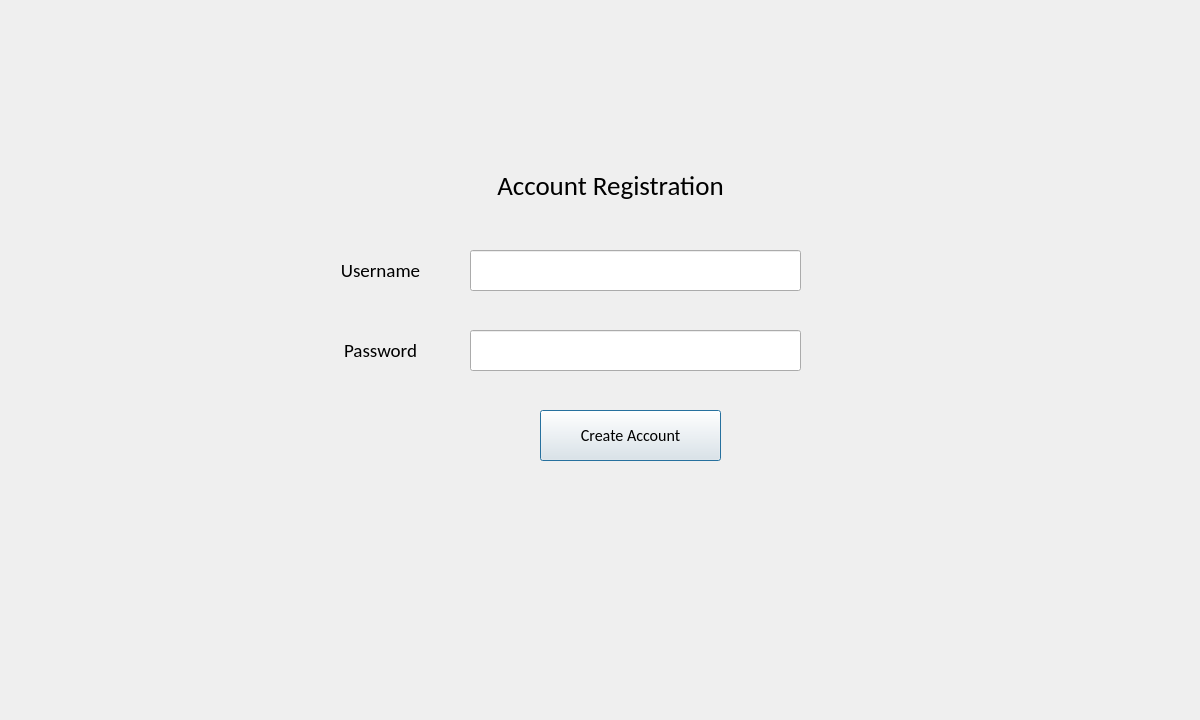
<?xml version="1.0" encoding="UTF-8"?>
<ui version="4.0">
 <class>Dialog</class>
 <widget class="QDialog" name="Dialog">
  <property name="geometry">
   <rect>
    <x>0</x>
    <y>0</y>
    <width>1200</width>
    <height>720</height>
   </rect>
  </property>
  <property name="windowTitle">
   <string>3D Object Detection from Point Clouds Platform</string>
  </property>
  <widget class="QPushButton" name="registerButton">
   <property name="geometry">
    <rect>
     <x>540</x>
     <y>410</y>
     <width>181</width>
     <height>51</height>
    </rect>
   </property>
   <property name="font">
    <font>
     <family>Calibri</family>
     <pointsize>12</pointsize>
    </font>
   </property>
   <property name="styleSheet">
    <string notr="true"/>
   </property>
   <property name="text">
    <string>Create Account</string>
   </property>
  </widget>
  <widget class="QLineEdit" name="usernameLineEdit">
   <property name="geometry">
    <rect>
     <x>470</x>
     <y>250</y>
     <width>331</width>
     <height>41</height>
    </rect>
   </property>
   <property name="styleSheet">
    <string notr="true"/>
   </property>
  </widget>
  <widget class="QLineEdit" name="passwordLineEdit">
   <property name="geometry">
    <rect>
     <x>470</x>
     <y>330</y>
     <width>331</width>
     <height>41</height>
    </rect>
   </property>
  </widget>
  <widget class="QLabel" name="username">
   <property name="geometry">
    <rect>
     <x>300</x>
     <y>250</y>
     <width>161</width>
     <height>41</height>
    </rect>
   </property>
   <property name="font">
    <font>
     <family>Calibri</family>
     <pointsize>14</pointsize>
    </font>
   </property>
   <property name="text">
    <string>Username</string>
   </property>
   <property name="alignment">
    <set>Qt::AlignCenter</set>
   </property>
  </widget>
  <widget class="QLabel" name="passoword">
   <property name="geometry">
    <rect>
     <x>300</x>
     <y>330</y>
     <width>161</width>
     <height>41</height>
    </rect>
   </property>
   <property name="font">
    <font>
     <family>Calibri</family>
     <pointsize>14</pointsize>
    </font>
   </property>
   <property name="text">
    <string>Password</string>
   </property>
   <property name="alignment">
    <set>Qt::AlignCenter</set>
   </property>
  </widget>
  <widget class="QLabel" name="title">
   <property name="geometry">
    <rect>
     <x>160</x>
     <y>160</y>
     <width>901</width>
     <height>51</height>
    </rect>
   </property>
   <property name="font">
    <font>
     <family>Calibri</family>
     <pointsize>20</pointsize>
     <weight>50</weight>
     <bold>false</bold>
    </font>
   </property>
   <property name="text">
    <string>Account Registration</string>
   </property>
   <property name="alignment">
    <set>Qt::AlignCenter</set>
   </property>
  </widget>
 </widget>
 <resources/>
 <connections/>
</ui>
